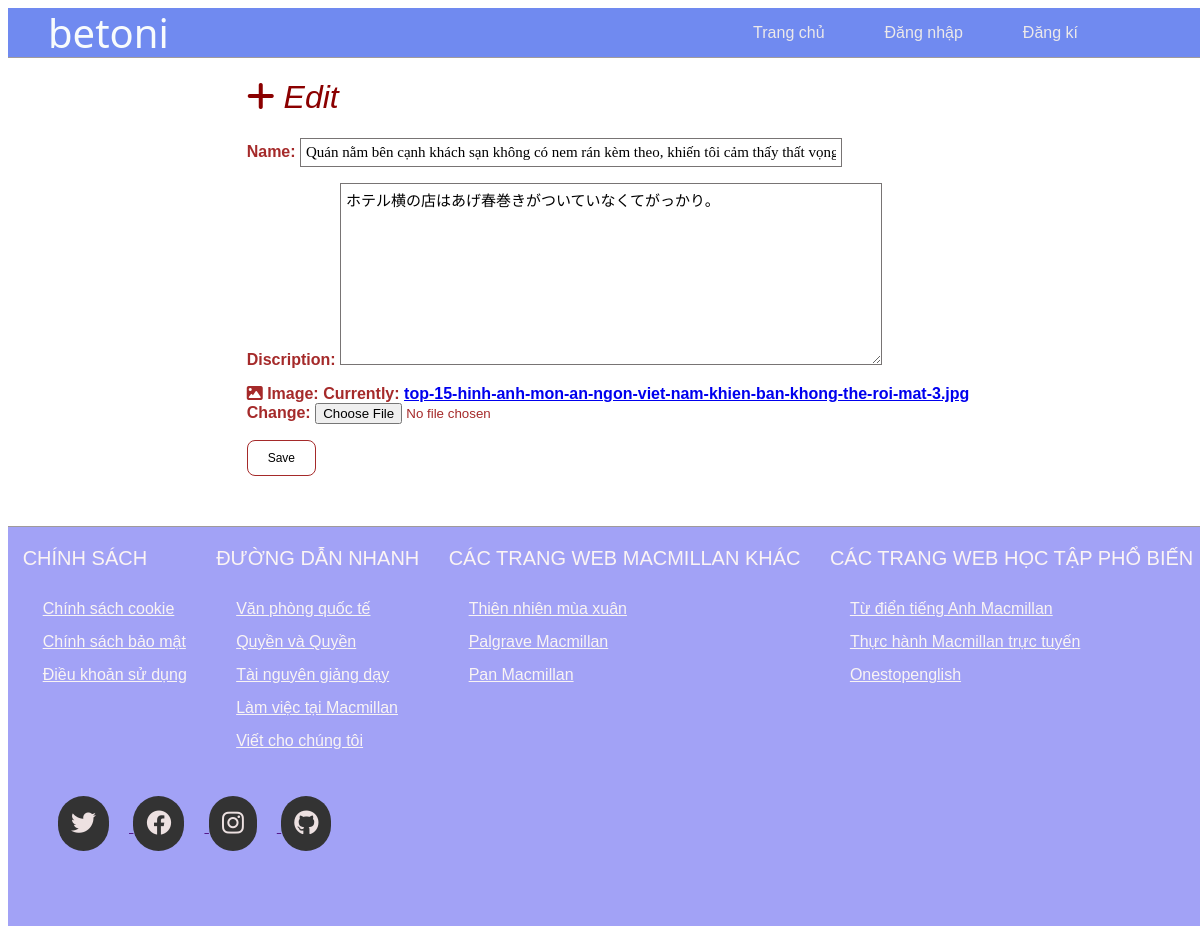
The page /edit/11/ on the database its author committed.
### home/models.py (models this page shows, shortened)
class painting(models.Model):
    name=models.CharField(max_length=100)
    discription=models.TextField()
    date=models.DateTimeField(auto_now_add=True)
    image = models.ImageField(null=True)

### home/views.py (the view)
# urls.py: path('edit/<int:pk>/', views.edit_painting, name='edit_painting'),
def edit_painting(request, pk):
    painting_detail = painting.objects.get(pk=pk)
    if request.method == 'POST':
        form = PaintingForm(request.POST, request.FILES, instance=painting_detail)
        if form.is_valid():
            form.save()
            return redirect('painting_list')
    else:
        form = PaintingForm(instance=painting_detail)
    return render(request, 'pages/edit_painting.html', {'form': form})

### home/forms.py
class PaintingForm(forms.ModelForm):
    class Meta:
        model = painting
        fields = ['name', 'discription', 'image']

### home/templates/pages/edit_painting.html (shortened to what this page needs)
{% extends 'pages/base.html' %}
{% block content %}
<div class="add_center">
    <div class="add_center-child1">
        <h1 id="edit_painting1"><i class="fa-solid fa-plus"></i> Edit </h1>
        <form method="post" enctype="multipart/form-data">
            <div class="add_painting3">
                <p>Name: {{ form.name }}</p>
            </div>
            <div  class="add_painting3">
                <p>Discription: {{form.discription}}</p>
                <p><i class="fa-solid fa-image"></i>  Image: {{form.image}}</p>
            </div>
                <button type="submit">Save</button>
        </form>
    </div>
</div>
{% endblock content %}

### home/static/base4.css (style rules this page uses)
* { box-sizing: border-box; padding: 0; border: 0; }
body { width: 100%;; height:auto; top:0; left:0; right:0; }

### home/static/home4.css (style rules this page uses)
body { font-family: Arial, sans-serif; }

### home/static/dangnhap.css (style rules this page uses)
* { box-sizing: border-box; padding:0; border:0; }

### home/static/add_painting1.css (style rules this page uses)
.add_painting3 p { color: brown; font-weight: 600; left: 15px; }
button { font-size: 12px; border-radius: 8px; cursor: pointer; color: black; padding: 10px 20px; border: 1px brown solid; transition: 0.25s; outline: none; box-sizing: border-box; background: transparent; }
.add_center { width:80%; margin:0px auto; display: flex; justify-content: center; align-items: center; }
.add_painting3 textarea,input[type='text'] { border:1px solid rgb(120, 116, 116); outline: none; font-size: 15px; padding:5px; font-family: 'Times New Roman', Times, serif; width:75%; }

### home/static/edit_painting.css (style rules this page uses)
#edit_painting1 { color: darkred; font-weight: 400; font-style: italic; }

### rows shown on the page
painting: name "Quán nằm bên cạnh khách sạn không có nem rán kèm theo, khiến tôi cảm thấy thất vọng.", discription "ホテル横の店はあげ春巻きがついていなくてがっかり。"
